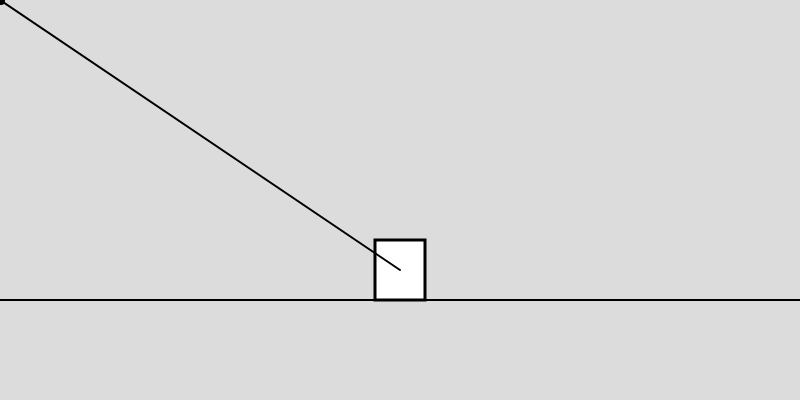
Frame 1 (no input)
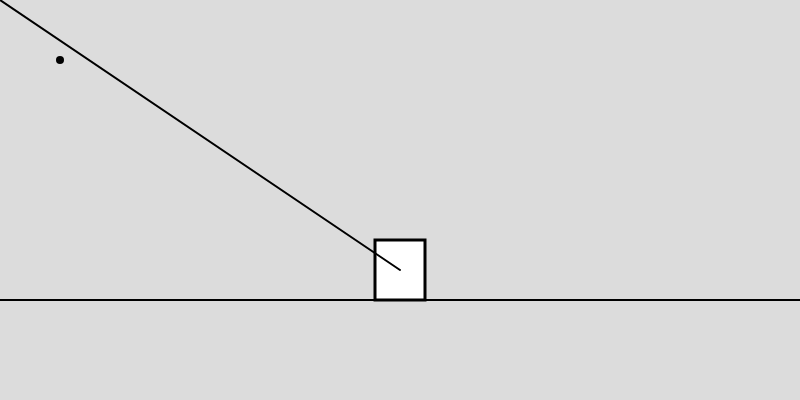
Frame 60 (no input)
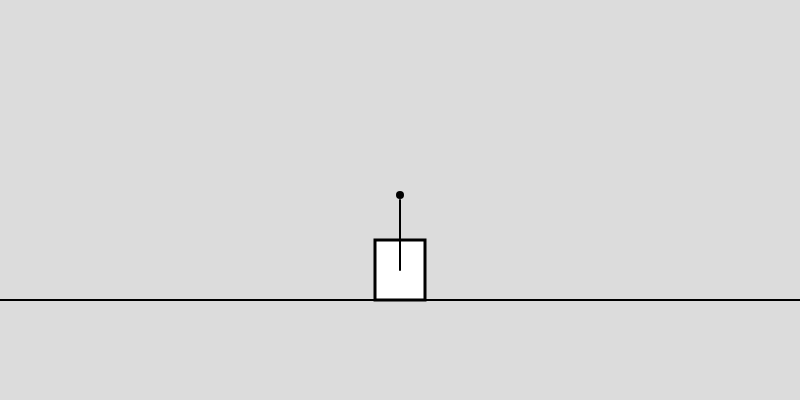
Frame 120 (the mouse pressed at the canvas centre since frame 60)

The p5.js sketch that drew these frames (run headless with seeded random() and noise() and a simulated clock; from frame 60 on, the mouse is pressed at the canvas centre):

// p5.js sketch
// ── sketch.js
let rect_1;
let vel;
let p_rect;
let bullet;
let velB;

function setup() {
  createCanvas(800, 400);
  rect_1 = createVector(width/2 - 25, height - 160);
  vel = createVector(0, 0);
  bullet = createVector(0, 0);
  velB = createVector(1, 1);
}

function draw() {
  background(220);
  
  stroke(0);
  strokeWeight(3);
  
  rect_1.add(vel);
  rect(rect_1.x, rect_1.y, 50, 60);
  
  p_rect = createVector(rect_1.x + 25, rect_1.y + 30);
  
  stroke(0);
  strokeWeight(2);
  line(0, height - 100, width, height - 100);
  line(p_rect.x, p_rect.y, mouseX, mouseY);
  
  if (mouseIsPressed){
    bullet = createVector(mouseX, mouseY);
    velB = p5.Vector.sub(createVector(mouseX, mouseY), p_rect); 
    velB.limit(5);
    //velB.setMag(10);
  }
  strokeWeight(8);
  bullet.add(velB);
  point(bullet.x, bullet.y);
}

function keyPressed() {
  if (keyCode === LEFT_ARROW) {
    vel.x = -1;
  } else 
  if (keyCode === RIGHT_ARROW) {
    vel.x = 1;
  }
  
}
